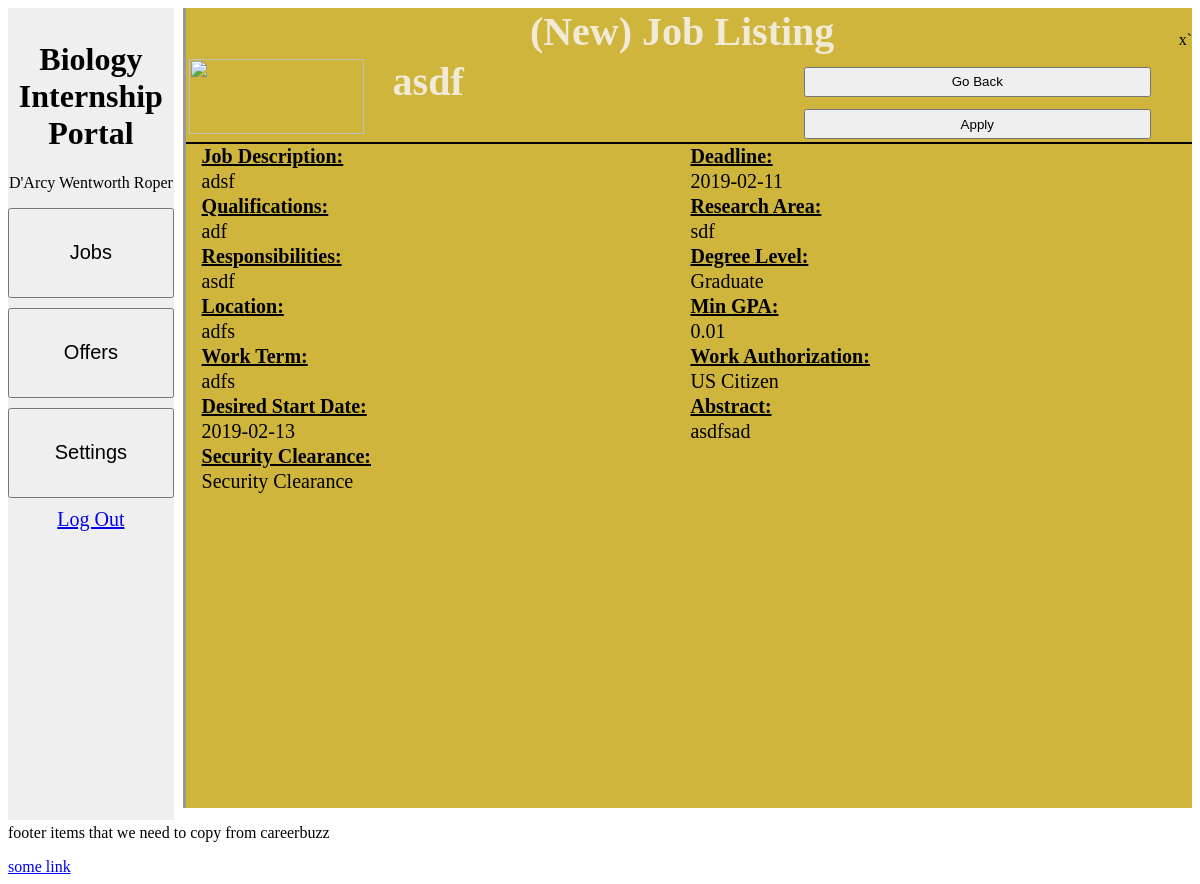
Page /views/student_job_view.php?id=13 on the committed database.
### tables this page shows
CREATE TABLE `job_posting_table` (
  `job_id` int(11) NOT NULL,
  `employer_id` varchar(30) NOT NULL,
  `job_title` varchar(100) NOT NULL,
  `active_application_count` int(11) NOT NULL DEFAULT 0,
  `post_date` date NOT NULL,
  `expire_date` date NOT NULL,
  `start_date` date NOT NULL,
  `job_description` text NOT NULL,
  `qualifications` text NOT NULL,
  `responsibility` text NOT NULL,
  `location` text NOT NULL,
  `work_term` text NOT NULL,
  `research_area` text NOT NULL,
  `degree_level` enum('Undergraduate','Graduate','Other','') NOT NULL,
  `min_gpa` float NOT NULL,
  `work_authorization` enum('No Restriction','US Citizen','Other','') NOT NULL,
  `icon_id` int(11) NOT NULL,
  `abstract` text NOT NULL,
  `security_clearance` text NOT NULL
);

### views/student_job_view.php (the view, shortened to what this page needs)
<!DOCTYPE html>
<html>
<head>
<link rel="stylesheet" href="users.css"/>
<link rel="stylesheet" href="view_job_listing.css"/>
</head>
<body>
<?php
	$id = $_GET['id'];
    $dbhost = 'localhost:3306';
    $dbuser = 'portal_user';
    $dbpass = 'portal-password';
    $conn = mysqli_connect($dbhost, $dbuser, $dbpass, 'BioInternshipPortal_db');
    $sql = "SELECT * FROM job_posting_table where job_id = ".$id;
    $retval = mysqli_query( $conn, $sql);
    $row = mysqli_fetch_assoc($retval);
?>
<div style="width: 100%; height: 100vh;min-width: 500px;" id = "container">
	<div id = "row">
		<div id = "sidePanel" class="sidebar">
			<h1>Biology Internship Portal</h1>
            <p>D'Arcy Wentworth Roper</p>
						<button onclick="window.location.href='student_jobs_page.php'" class="sidePanelRow">Jobs</button>
						<button onclick="window.location.href='student_offers.php'" class="sidePanelRow">Offers</button>
						<button onclick="window.location.href='student_settings.php'" class="sidePanelRow">Settings</button>
			<a href="BIP_login.php" style = "margin-top: 30px;" class="button">Log Out </a>
		</div>
		<div id = "infoPanel" class = "mainScreen">
			<div style="display: table; border-collapse: collapse; width: 100%;">
				<h1 style="font-size: 40px; color: #F0EAD6; display: table-cell; width: 100%; text-align: center;">&#40New&#41 Job Listing</h1>x`
			</div>
			<?php
			$sql = 'SELECT company_name FROM user_table WHERE user_id ='.$row['employer_id'];
		    $company_name_query = mysqli_query($conn, $sql);
		    if ($company_name_query) {
		        $result = mysqli_fetch_assoc($company_name_query);
		        $company_name = $result['company_name'];
		    } else {
		        $company_name = "Thermo Fisher Scientific";
		    }
			echo '
			<div style = "display: table; width: 100%;">
				<table style="width:100%; border-bottom: 2px solid black;">
					<tr>
						<td rowspan="2" style="width: 200px;">
							<img style = "height: 75px; width: 175px;" src="get_image.php?id='.$row['icon_id'].'"/>
						</td>
						<td>
							<label style="width: 90%; height: 30px;font-weight: bold; font-size: 40px;">'.$row['job_title'].'</label>
						</td>
						<td>
							<button onclick="window.location.href="student_jobs_page.php"" style="width: 90%; height: 30px;">Go Back</button>
						</td>
					</tr>
					<tr>
						<td>
							<label style="width: 90%; height: 30px;font-weight: bold; font-size: 40px;">'.$company_name.'</label>
						</td>
						<td>
							<button id="popup" onclick="div_show()" style="width: 90%; height: 30px;">Apply</button>
						</td>
					</tr>
				</table>
			</div>
						<input type="hidden" id="job_id" name="job_id" value='.$id.'>
			<div class="jobDetails">
				<table>
					<tr class="header">
						<td><label style="font-weight: bold; font-size: 20px; text-decoration: underline; ">Job Description:</label></td>
						<td>
							<label style="font-weight: bold; font-size: 20px; text-decoration: underline; ">Deadline:</label>
						</td>
					</tr>
					<tr>
						<td><label>'.$row['job_description'].'</label></td>
						<td>
							<label>'.$row['expire_date'].'</label></td>
					</tr>
					<tr>
						<td><label style="font-weight: bold; font-size: 20px; text-decoration: underline; ">Qualifications:</label></td>
						<td><label style="font-weight: bold; font-size: 20px; text-decoration: underline; ">Research Area:</label></td>
					</tr>
					<tr>
						<td><label>'.$row['qualifications'].'</label></td>
						<td>
							<label>'.$row['research_area'].'</label>
						</td>
					</tr>
					<tr>
						<td><label style="font-weight: bold; font-size: 20px; text-decoration: underline; ">Responsibilities:</label></td>
						<td><label style="font-weight: bold; font-size: 20px; text-decoration: underline; ">Degree Level:</label></td>
					</tr>
					<tr>
						<td><label>'.$row['responsibility'].'</label></td>
						<td>
							<label>'.$row['degree_level'].'</label>
						</td>
					</tr>
					<tr>
						<td><label style="font-weight: bold; font-size: 20px; text-decoration: underline; ">Location:</label></td>
						<td><label style="font-weight: bold; font-size: 20px; text-decoration: underline; ">Min GPA:</label></td>
					</tr>
					<tr>
						<td><label>'.$row['location'].'</label></td>
						<td>
							<label>'.$row['min_gpa'].'</label>
						</td>
					</tr>
					<tr>
						<td><label style="font-weight: bold; font-size: 20px; text-decoration: underline; ">Work Term:</label></td>
						<td><label style="font-weight: bold; font-size: 20px; text-decoration: underline; ">Work Authorization:</label></td>
					</tr>
					<tr>
						<td><label>'.$row['work_term'].'</label</td>
						<td><label>'.$row['work_authorization'].'</label></td>
					</tr>
					<tr>
						<td><label style="font-weight: bold; font-size: 20px; text-decoration: underline; ">Desired Start Date:</label></td>
						<td><label style="font-weight: bold; font-size: 20px; text-decoration: underline; ">Abstract:</label></td>
					</tr>
					<tr>
						<td><label>'.$row['start_date'].'</label></td>
						<td>
							<label style="text-w">'.$row['abstract'].'</label>
						</td>
					</tr>
					<tr>
						<td>
							<label style="font-weight: bold; font-size: 20px; text-decoration: underline; ">
								Security Clearance:
							</label>
						</td>
					</tr>
					<tr>
						<td>
							<label>'.$row['security_clearance'].'</label>
						</td>
					</tr>
				</table>
			</div>'
			?>
		</div>
	</div>
</div>
<div class="footer">
	<p>footer items that we need to copy from careerbuzz</p>
	<a href="somelink.edu">some link</a>
</div>
</body>
</html>

### views/users.css (style rules this page uses)
#container { display: table; }
#row { display: table-row; }
.sidebar { float: left; height: 100%; width: 14%; text-align: center; padding-top: 1%; background-color: buttonFace; display: table-cell; }
.sidebar button { width: 100%; vertical-align: center; height: 90px; font-size: 20px; margin-bottom: 10px; }
label { color: #F0EAD6; font-style: bold; font-size: 20px; }
a.button { width: 100%; vertical-align: center; height: 90px; font-size: 20px; margin-bottom: 10px; }
.mainScreen { float: right; height: 100%; width: 85%; background-color: #CFB53B; border-left: 3px solid #989898; display: table-cell; }
.footer { width: 100%; background-color: #FFFFFF; bottom: 0; position: relative; }

### views/view_job_listing.css (style rules this page uses)
.jobDetails table { width: 100%; border-collapse: collapse; box-sizing: border-box; margin-left: 15px; }
.jobDetails label { color: black; }
.jobDetails tr { margin-top: 15px; }

### rows in the picture
job_posting_table: job_title "asdf", job_description "adsf", expire_date "2019-02-11", qualifications "adf", research_area "sdf", responsibility "asdf", degree_level "Graduate", location "adfs", min_gpa "0.01", work_term "adfs", work_authorization "US Citizen", start_date "2019-02-13", abstract "asdfsad", security_clearance "Security Clearance"
